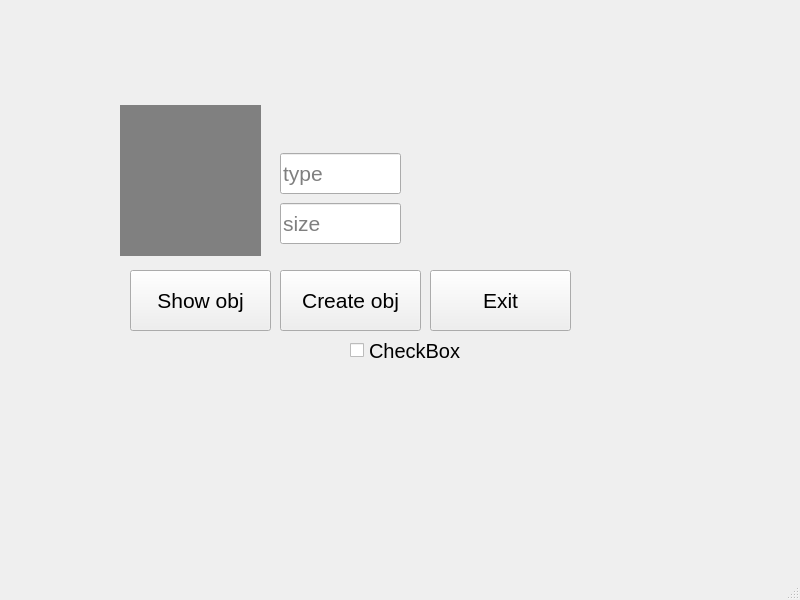
<?xml version="1.0" encoding="UTF-8"?>
<ui version="4.0">
 <class>MainWindow</class>
 <widget class="QMainWindow" name="MainWindow">
  <property name="geometry">
   <rect>
    <x>0</x>
    <y>0</y>
    <width>800</width>
    <height>600</height>
   </rect>
  </property>
  <property name="windowTitle">
   <string>MainWindow</string>
  </property>
  <widget class="QWidget" name="centralwidget">
   <widget class="QPushButton" name="createObj">
    <property name="geometry">
     <rect>
      <x>280</x>
      <y>270</y>
      <width>141</width>
      <height>61</height>
     </rect>
    </property>
    <property name="font">
     <font>
      <pointsize>16</pointsize>
     </font>
    </property>
    <property name="text">
     <string>Create obj</string>
    </property>
   </widget>
   <widget class="QCheckBox" name="checkBox">
    <property name="geometry">
     <rect>
      <x>350</x>
      <y>320</y>
      <width>141</width>
      <height>61</height>
     </rect>
    </property>
    <property name="font">
     <font>
      <pointsize>15</pointsize>
     </font>
    </property>
    <property name="text">
     <string>CheckBox</string>
    </property>
   </widget>
   <widget class="QLineEdit" name="lineEdit">
    <property name="geometry">
     <rect>
      <x>280</x>
      <y>203</y>
      <width>121</width>
      <height>41</height>
     </rect>
    </property>
    <property name="font">
     <font>
      <pointsize>16</pointsize>
     </font>
    </property>
    <property name="text">
     <string/>
    </property>
    <property name="placeholderText">
     <string>size</string>
    </property>
   </widget>
   <widget class="QLineEdit" name="lineEdit_2">
    <property name="geometry">
     <rect>
      <x>280</x>
      <y>153</y>
      <width>121</width>
      <height>41</height>
     </rect>
    </property>
    <property name="font">
     <font>
      <pointsize>16</pointsize>
     </font>
    </property>
    <property name="placeholderText">
     <string>type</string>
    </property>
   </widget>
   <widget class="QPushButton" name="createObj_2">
    <property name="geometry">
     <rect>
      <x>130</x>
      <y>270</y>
      <width>141</width>
      <height>61</height>
     </rect>
    </property>
    <property name="font">
     <font>
      <pointsize>16</pointsize>
     </font>
    </property>
    <property name="text">
     <string>Show obj</string>
    </property>
   </widget>
   <widget class="QLabel" name="label">
    <property name="geometry">
     <rect>
      <x>120</x>
      <y>105</y>
      <width>141</width>
      <height>151</height>
     </rect>
    </property>
    <property name="font">
     <font>
      <pointsize>16</pointsize>
     </font>
    </property>
    <property name="styleSheet">
     <string notr="true">background: grey;</string>
    </property>
    <property name="text">
     <string/>
    </property>
   </widget>
   <widget class="QPushButton" name="createObj_3">
    <property name="geometry">
     <rect>
      <x>430</x>
      <y>270</y>
      <width>141</width>
      <height>61</height>
     </rect>
    </property>
    <property name="font">
     <font>
      <pointsize>16</pointsize>
     </font>
    </property>
    <property name="text">
     <string>Exit</string>
    </property>
   </widget>
  </widget>
  <widget class="QMenuBar" name="menubar">
   <property name="geometry">
    <rect>
     <x>0</x>
     <y>0</y>
     <width>800</width>
     <height>21</height>
    </rect>
   </property>
  </widget>
  <widget class="QStatusBar" name="statusbar"/>
 </widget>
 <resources/>
 <connections/>
</ui>
